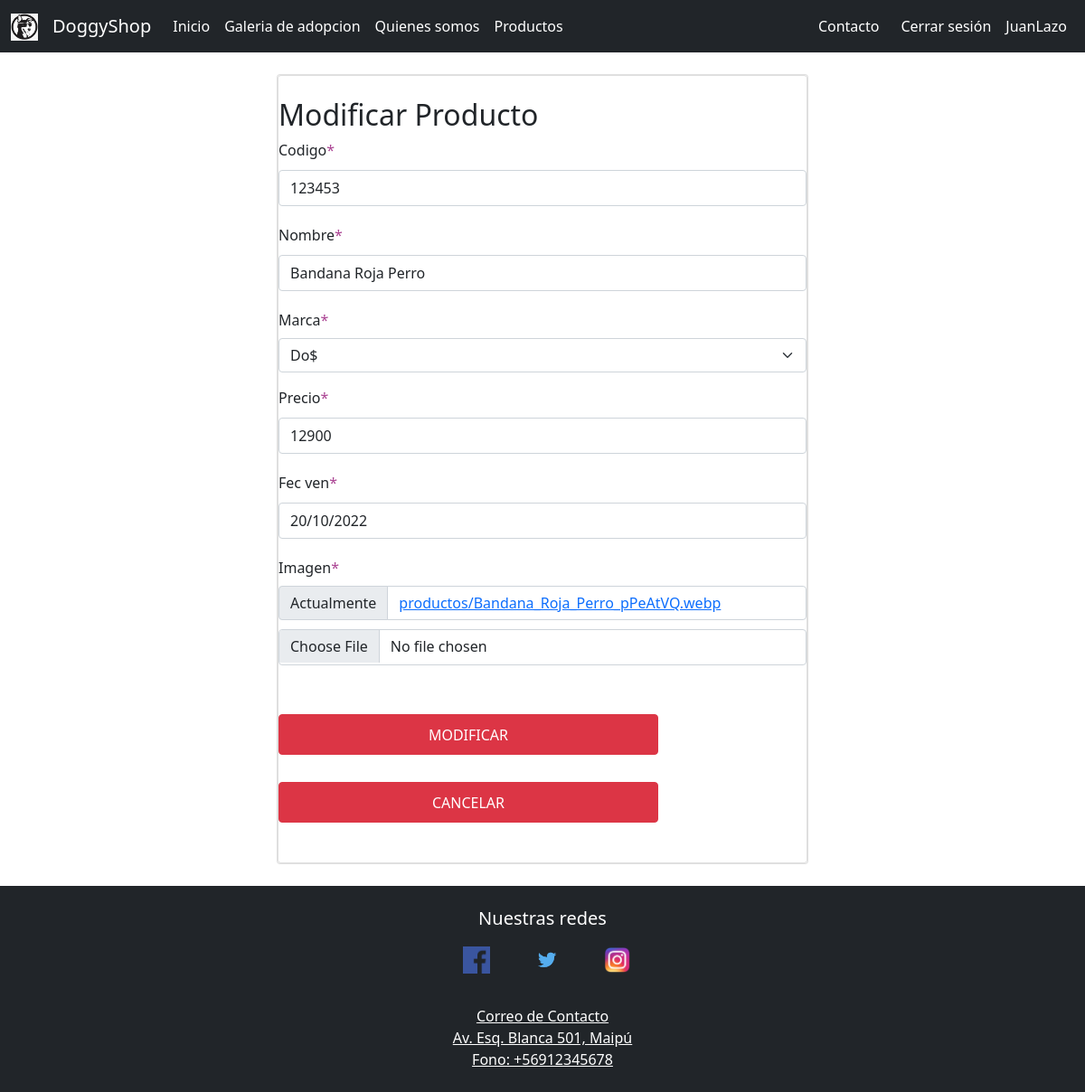
The app's page /modificar_productos/123453/ (signed in) with its own data.
### core/models.py (models this page shows, shortened)
class Producto(models.Model):
    codigo = models.CharField(max_length=6, primary_key=True, verbose_name='Codigo')
    nombre = models.CharField(max_length=50, verbose_name='Nombre')
    marca = models.ForeignKey(Marca, on_delete=models.PROTECT)
    precio = models.IntegerField()
    fec_ven = models.DateField()
    imagen = models.ImageField(upload_to="productos", null=True)

class Marca(models.Model):
    nombre = models.CharField(max_length=20)
    def __str__(self):
        return self.nombre

### core/views.py (the view, shortened to what this page needs)
# urls.py: path('modificar_productos/<id>/', modificar_productos, name="modificar_productos"),
@permission_required('core.change_producto')
def modificar_productos(request, id):
    producto = Producto.objects.get (codigo=id)
    data = {
        'form': ProductoForm(instance=producto)
    }
    return render (request, 'productos/modificar_productos.html',data)

### core/forms.py (shortened to what this page needs)
class ProductoForm (forms.ModelForm):
    nombre = forms.CharField(min_length= 3, max_length=50)
    imagen = forms.ImageField(validators=[MaxSizeFileValidator(max_file_size=10)])
    precio = forms.IntegerField(min_value=150, max_value=150000)
    class Meta:
        model = Producto
        fields= '__all__'
    widgets = {
        "fec_ven": forms.SelectDateWidget()
    }

### core/context_processor.py (called while the page is built)
def total_carro(request):
    total=0
    if request.user.is_authenticated:
        if "carro" in request.session.keys():
            for key, value in request.session["carro"].items():
                total += int(value["precio"])
    return{"total_carro": total}

### core/templates/productos/modificar_productos.html (shortened to what this page needs)
{% extends 'base.html' %}
{% load static %}
{% block contenido %}
{% load crispy_forms_tags %}
<body style="background-color: white;">
    <br>
    <div class="row">
        <div class="col-12 col-md-6 offset-md-3">
            <div class="card">
                <div class="card body">
                    <br>
                    <h2>Modificar Producto</h2>
                    <form action="" class="form-group" method="post" enctype="multipart/form-data">
                        {{ form | crispy }}
                        <br>
                        <button type="submit" id="btnGModificar" class="button btn btn-danger">Modificar</button>
                        <button type="reset" id="Cancelar" class="button btn btn-danger">Cancelar</button>
                        <br>
                    </form>
                    <br>
                </div>
            </div>
        </div>
    </div>
    <br>
</body>
{% endblock %}

### core/templates/base.html (shortened to what this page needs)
<!DOCTYPE html>
<html lang="es">
<head>
  {% load static %}
    <link rel="stylesheet" href="{% static 'img/LogoDoggyshop.jpg' %}">
    <link rel="stylesheet" type="text" href="{% static 'css/bootstrap/bootstrap-grid.min.css' %}">
    <link href="https://cdn.jsdelivr.net/npm/bootstrap@5.1.3/dist/css/bootstrap.min.css" rel="stylesheet">
    {% load static %}
    <link rel="stylesheet" href="{% static 'css/estilos.css' %}">
</head>
<body style="background-color: white;">
    {% load static %}
  <nav class="navbar navbar-expand-sm navbar-dark bg-dark">
    <div class="container-fluid">
    <a class="navbar-brand" href="#">
      <img src="{% static 'img/LogoDoggyshop.jpg' %}" width="30" height="30" alt="">
    </a>
    <a class="navbar-brand" href="javascript:void(0)">DoggyShop</a>
    <div class="collapse navbar-collapse" id="mynavbar">
      <ul class="navbar-nav me-auto">
        <li class="nav-item">
          <a class="nav-link" href="{% url 'index' %}" style="color:white ;" >Inicio</a>
        </li>
        <li class="nav-item">
          <a class="nav-link" href="{% url 'galeriaDeAdopcion' %}" style="color:white ;" >Galeria de adopcion</a>
        </li>
        <li class="nav-item">
          <a class="nav-link" href="{% url 'quienesSomos' %}" style="color:white ;" >Quienes somos</a>
        </li>
        <li class="nav-item">
          <a class="nav-link" href="{% url 'productos' %}" style="color:white ;" >Productos</a>
        </li>
      </ul>
      <div class="d-felx">
        <div class="collapse navbar-collapse" id="mynavbar">
          <ul class="navbar-nav me-auto">
            <li class="nav-item">
              <a class="nav-link me-2" href="{% url 'contacto' %}" style="color:white ;" >Contacto</a>
            </li>
            {% if user.is_authenticated %}
              <li class="nav-item">
                <a class="nav-link" href="{% url 'logout' %}" style="color:white ;" >Cerrar sesión</a>
              </li>
              <li class="nav-item">
                <a class="nav-link" href="#" style="color:white ;" >{{ user.username }}</a>
              </li>
            {% endif %}
          </ul>
        </div>
      </div>
    </div>
    </div>
  </nav>
    {% block contenido %}
    {% endblock %}
      <footer class="bg-dark text-center text-white">
        <div class="container p-4">
          <h5>Nuestras redes</h5>
          <section class="mb-4">
            <a class="btn btn-floating m-1" href="https://www.facebook.com/" role="button">
              <i class="fab fa-facebook-f">
                <img src="{% static 'img/facebook.png' %}" alt="" width="30px" height="30px" style=" margin-left: 10px;">
              </i></a>
            <a class="btn btn-floating m-1" href="https://twitter.com/" role="button">
              <i class="fab fa-twitter">
                <img src="{% static 'img/twitter.png' %}" alt="" width="30px" height="30px" style=" margin-left: 10px;">
              </i></a>
            <a class="btn btn-floating m-1" href="https://www.instagram.com/" role="button">
              <i class="fab fa-instagram">
                <img src="{% static 'img/instagram.png' %}" alt="" width="30px" height="30px" style=" margin-left: 10px;">
              </i></a>
          </section>
    <section class="">
      <div class="row">
        <div class="text-center ">
          <ul class="list-unstyled mb-0">
            <li>
              <a href="Consultas@doggyshop.cl" class="text-white">Correo de Contacto</a>
            </li>
            <li>
              <a href="https://goo.gl/maps/z9iwdmw16eHijmjW8" class="text-white">Av. Esq. Blanca 501, Maipú</a>
            </li>
            <li>
              <a href="#!" class="text-white">Fono: +56912345678</a>
            </li>
          </ul>
        </div>
      </div>
    </section>
  </div>
</footer>
</body>
</html>

### core/static/css/estilos.css (style rules this page uses)
body { height: 100%; font-family: 'Noto Sans', sans-serif; background-color: #ab4493; }
input { background-color: #fbfbfb; width: 408px; height: 40px; border-radius: 5px; border-style: solid; border-width: 1px; border-color: #ab4493; margin-top: 10px; padding-left: 10px; margin-bottom: 20px; }
label { display: block; float: center; }
button { height: 45px; padding-left: 5px; padding-right: 5px; margin-bottom: 20px; margin-top: 10px; text-transform: uppercase; background-color: #ab4493; border-color: #ab4493; border-style: solid; border-radius: 10px; width: 420px; cursor: pointer; }
span { color: #ab4493; }

### records on screen
Producto: codigo "123453", nombre "Bandana Roja Perro", marca "Do$", precio "12900", fec_ven "20/10/2022"

### other values on screen
{{ user.username }} "JuanLazo"
